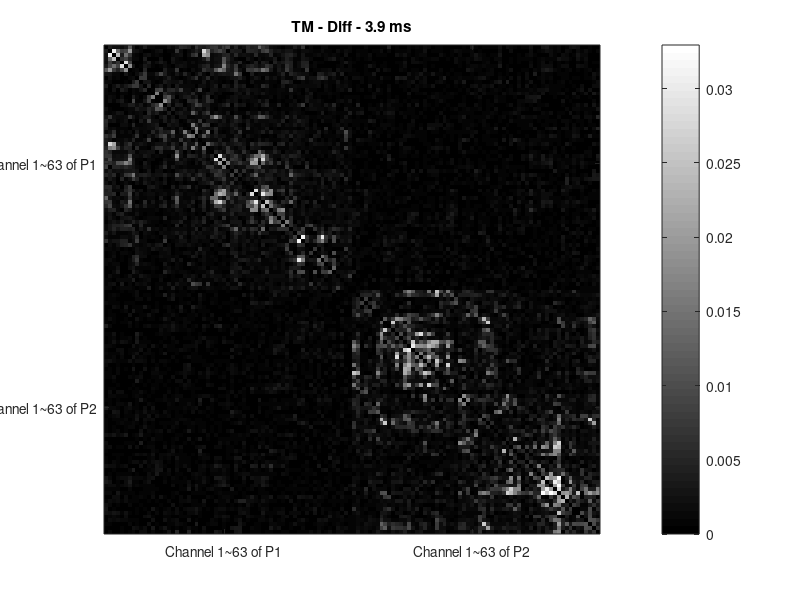
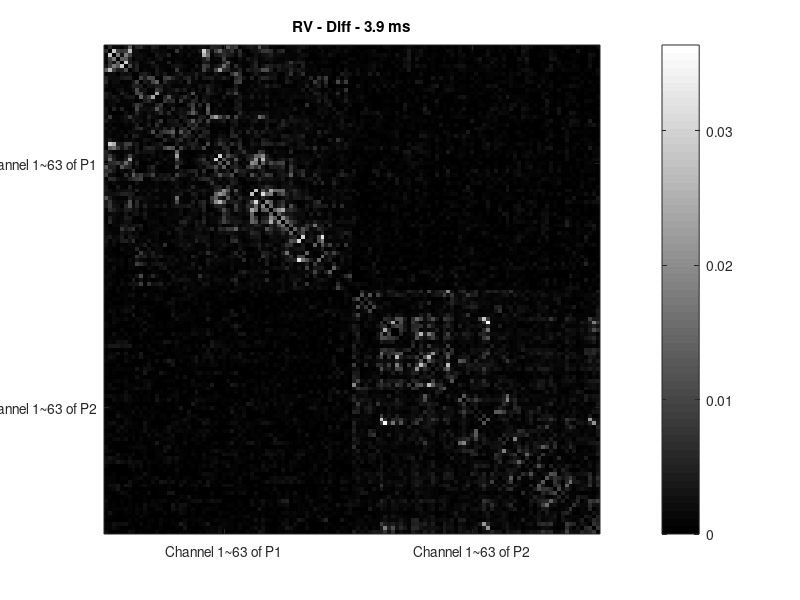
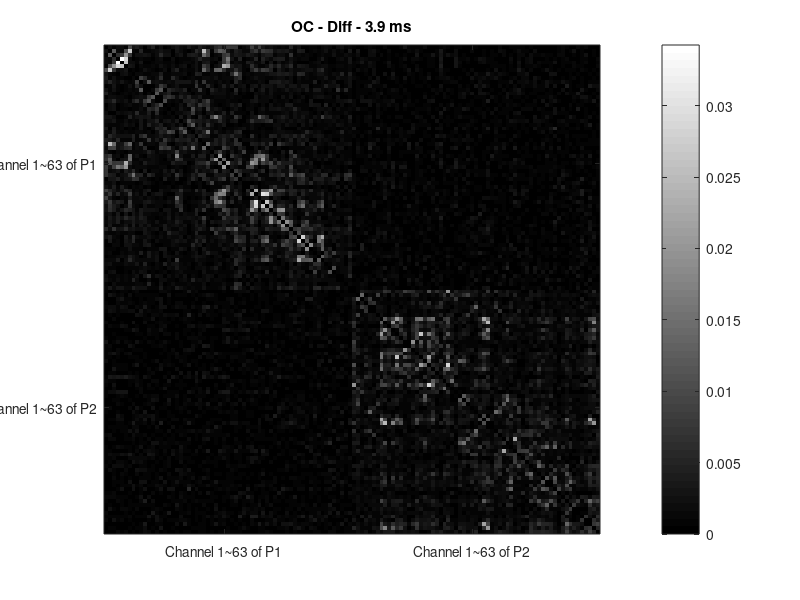
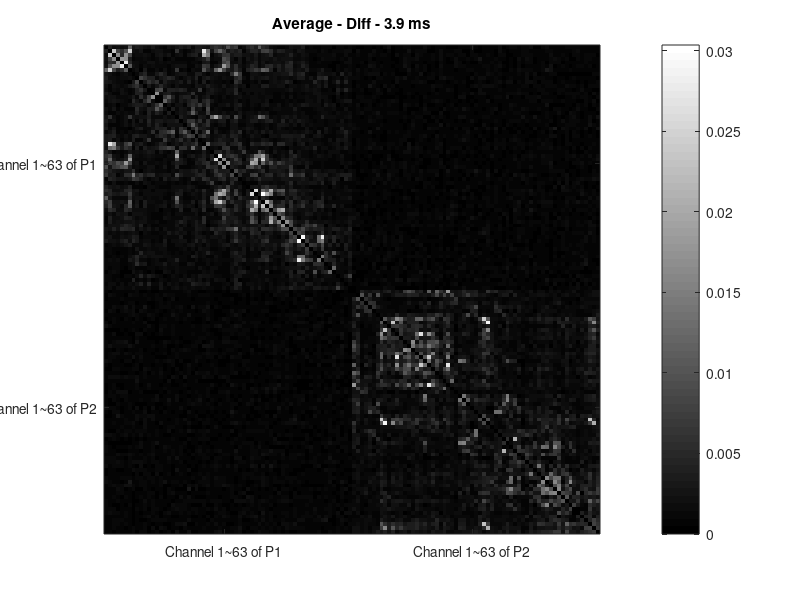

These figures' MATLAB source, in order:
%source localized data
%TM
tm_tri = zeros(126,126);
p1_tm = load('p1_phi_TM.mat');
p2_tm = load('p2_phi_TM.mat');
cross_tm = load('cross_phi_TM.mat');
p1_tm_phi = p1_tm.phi;
p2_tm_phi = p2_tm.phi;
cross_tm_phi = cross_tm.phi;
tm_tri(1:63,1:63) = p1_tm_phi;
tm_tri(1:63,64:126) = cross_tm_phi;
tm_tri(64:126,64:126) = p2_tm_phi;
for i = 2:126
    for j = 1:i-1
        tm_tri(i,j) = tm_tri(j,i);
    end
end
figure(1);imagesc(tm_tri);colormap(gray);colorbar;
set(gca,'xtick',[31,94]);set(gca,'ytick',[31,94])
set(gca,'xticklabel',{'Channel 1~63 of P1','Channel 1~63 of P2'});set(gca,'yticklabel',{'Channel 1~63 of P1','Channel 1~63 of P2'});
title('TM - Diff - 3.9 ms')
saveas(1,'TM.jpg')
%RV
rv_tri = zeros(126,126);
p1_rv = load('p1_phi_RV.mat');
p2_rv = load('p2_phi_RV.mat');
cross_rv = load('cross_phi_RV.mat');
p1_rv_phi = p1_rv.phi;
p2_rv_phi = p2_rv.phi;
cross_rv_phi = cross_rv.phi;
rv_tri(1:63,1:63) = p1_rv_phi;
rv_tri(1:63,64:126) = cross_rv_phi;
rv_tri(64:126,64:126) = p2_rv_phi;
for i = 2:126
    for j = 1:i-1
        rv_tri(i,j) = rv_tri(j,i);
    end
end
figure(2);imagesc(rv_tri);colormap(gray);colorbar;
set(gca,'xtick',[31,94]);set(gca,'ytick',[31,94])
set(gca,'xticklabel',{'Channel 1~63 of P1','Channel 1~63 of P2'});set(gca,'yticklabel',{'Channel 1~63 of P1','Channel 1~63 of P2'});
title('RV - Diff - 3.9 ms')
saveas(2,'RV.jpg')
%OC
oc_tri = zeros(126,126);
p1_oc = load('p1_phi_OC.mat');
p2_oc = load('p2_phi_OC.mat');
cross_oc = load('cross_phi_OC.mat');
p1_oc_phi = p1_oc.phi;
p2_oc_phi = p2_oc.phi;
cross_oc_phi = cross_oc.phi;
oc_tri(1:63,1:63) = p1_oc_phi;
oc_tri(1:63,64:126) = cross_oc_phi;
oc_tri(64:126,64:126) = p2_oc_phi;
for i = 2:126
    for j = 1:i-1
        oc_tri(i,j) = oc_tri(j,i);
    end
end
figure(3);imagesc(oc_tri);colormap(gray);colorbar;
set(gca,'xtick',[31,94]);set(gca,'ytick',[31,94])
set(gca,'xticklabel',{'Channel 1~63 of P1','Channel 1~63 of P2'});set(gca,'yticklabel',{'Channel 1~63 of P1','Channel 1~63 of P2'});
title('OC - Diff - 3.9 ms')
saveas(3,'OC.jpg')
%Average
ave_tri = (tm_tri+rv_tri+oc_tri)/3;
figure(4);imagesc(ave_tri);colormap(gray);colorbar;
set(gca,'xtick',[31,94]);set(gca,'ytick',[31,94])
set(gca,'xticklabel',{'Channel 1~63 of P1','Channel 1~63 of P2'});set(gca,'yticklabel',{'Channel 1~63 of P1','Channel 1~63 of P2'});
title('Average - Diff - 3.9 ms')
saveas(4,'Average.jpg')

save('brch-diff-tm-170821.mat','tm_tri');
save('brch-diff-rv-170821.mat','rv_tri');
save('brch-diff-oc-170821.mat','oc_tri');
save('brch-diff-ave-170821.mat','ave_tri')